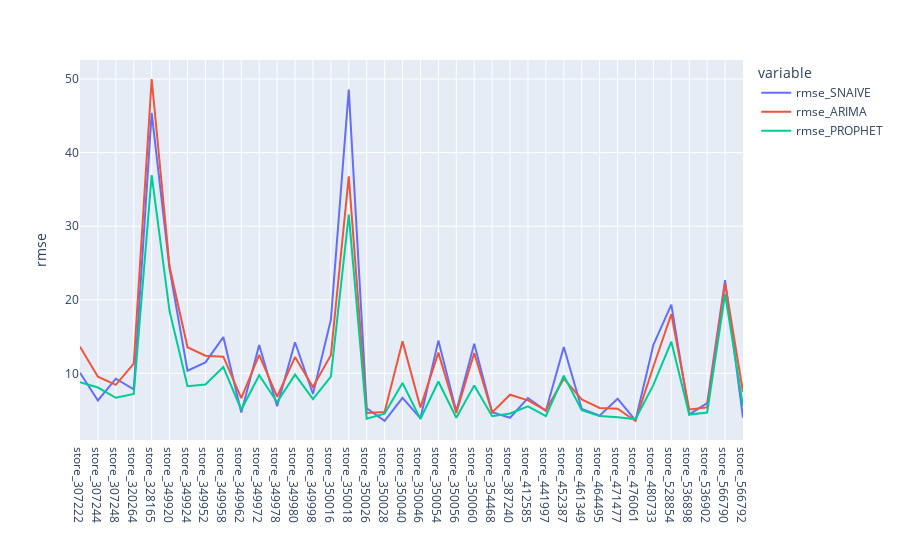

Write notebook code for a chart like this one.
### Code cell
fig = score_ALL[['rmse_SNAIVE', 'rmse_ARIMA', 'rmse_PROPHET']].plot()
fig.update_xaxes(title_text='')
fig.update_yaxes(title_text='rmse')

### Figure 1 — Plotly figure (JSON) as saved in the notebook; plotly's stock layout.template omitted (floating-point values rounded to 4 significant figures)
{"data": [{"hovertemplate": "variable=rmse_SNAIVE<br>store=%{x}<br>value=%{y}<extra></extra>", "legendgroup": "rmse_SNAIVE", "line": {"color": "#636efa", "dash": "solid"}, "marker": {"symbol": "circle"}, "mode": "lines", "name": "rmse_SNAIVE", "orientation": "v", "showlegend": true, "type": "scatter", "x": ["store_307222", "store_307244", "store_307248", "store_320264", "store_328165", "store_349920", "store_349924", "store_349952", "store_349958", "store_349962", "store_349972", "store_349978", "store_349980", "store_349998", "store_350016", "store_350018", "store_350026", "store_350028", "store_350040", "store_350046", "store_350054", "store_350056", "store_350060", "store_354468", "store_387240", "store_412585", "store_441997", "store_452387", "store_461349", "store_464495", "store_471477", "store_476061", "store_480733", "store_528854", "store_536898", "store_536902", "store_566790", "store_566792"], "xaxis": "x", "y": [10.08, 6.303, 9.269, 7.824, 45.41, 24.18, 10.36, 11.48, 14.93, 4.664, 13.84, 5.525, 14.22, 7.187, 17.27, 48.56, 5.24, 3.544, 6.656, 3.885, 14.44, 4.833, 14.01, 4.716, 3.957, 6.637, 4.896, 13.57, 5.17, 4.239, 6.551, 3.589, 13.88, 19.34, 4.422, 5.953, 22.68, 3.944], "yaxis": "y"}, {"hovertemplate": "variable=rmse_ARIMA<br>store=%{x}<br>value=%{y}<extra></extra>", "legendgroup": "rmse_ARIMA", "line": {"color": "#EF553B", "dash": "solid"}, "marker": {"symbol": "circle"}, "mode": "lines", "name": "rmse_ARIMA", "orientation": "v", "showlegend": true, "type": "scatter", "x": ["store_307222", "store_307244", "store_307248", "store_320264", "store_328165", "store_349920", "store_349924", "store_349952", "store_349958", "store_349962", "store_349972", "store_349978", "store_349980", "store_349998", "store_350016", "store_350018", "store_350026", "store_350028", "store_350040", "store_350046", "store_350054", "store_350056", "store_350060", "store_354468", "store_387240", "store_412585", "store_441997", "store_452387", "store_461349", "store_464495", "store_471477", "store_476061", "store_480733", "store_528854", "store_536898", "store_536902", "store_566790", "store_566792"], "xaxis": "x", "y": [13.61, 9.543, 8.434, 11.3, 50.01, 24.48, 13.54, 12.4, 12.27, 6.613, 12.52, 6.815, 12.2, 8.14, 12.46, 36.79, 4.602, 4.728, 14.34, 5.365, 12.81, 4.607, 12.77, 4.683, 7.086, 6.316, 4.964, 9.271, 6.436, 5.284, 5.196, 3.516, 10.93, 18.04, 5.097, 5.367, 22.24, 7.458], "yaxis": "y"}, {"hovertemplate": "variable=rmse_PROPHET<br>store=%{x}<br>value=%{y}<extra></extra>", "legendgroup": "rmse_PROPHET", "line": {"color": "#00cc96", "dash": "solid"}, "marker": {"symbol": "circle"}, "mode": "lines", "name": "rmse_PROPHET", "orientation": "v", "showlegend": true, "type": "scatter", "x": ["store_307222", "store_307244", "store_307248", "store_320264", "store_328165", "store_349920", "store_349924", "store_349952", "store_349958", "store_349962", "store_349972", "store_349978", "store_349980", "store_349998", "store_350016", "store_350018", "store_350026", "store_350028", "store_350040", "store_350046", "store_350054", "store_350056", "store_350060", "store_354468", "store_387240", "store_412585", "store_441997", "store_452387", "store_461349", "store_464495", "store_471477", "store_476061", "store_480733", "store_528854", "store_536898", "store_536902", "store_566790", "store_566792"], "xaxis": "x", "y": [8.798, 8.066, 6.671, 7.186, 36.93, 18.42, 8.253, 8.483, 10.85, 5.044, 9.733, 6.07, 9.826, 6.499, 9.564, 31.58, 3.812, 4.519, 8.689, 3.773, 8.881, 3.95, 8.331, 4.171, 4.536, 5.513, 4.181, 9.666, 4.995, 4.184, 4.041, 3.771, 8.433, 14.3, 4.385, 4.673, 20.76, 5.545], "yaxis": "y"}], "layout": {"legend": {"title": {"text": "variable"}, "tracegroupgap": 0}, "margin": {"t": 60}, "xaxis": {"anchor": "y", "domain": [0, 1], "title": {"text": ""}}, "yaxis": {"anchor": "x", "domain": [0, 1], "title": {"text": "rmse"}}}}
